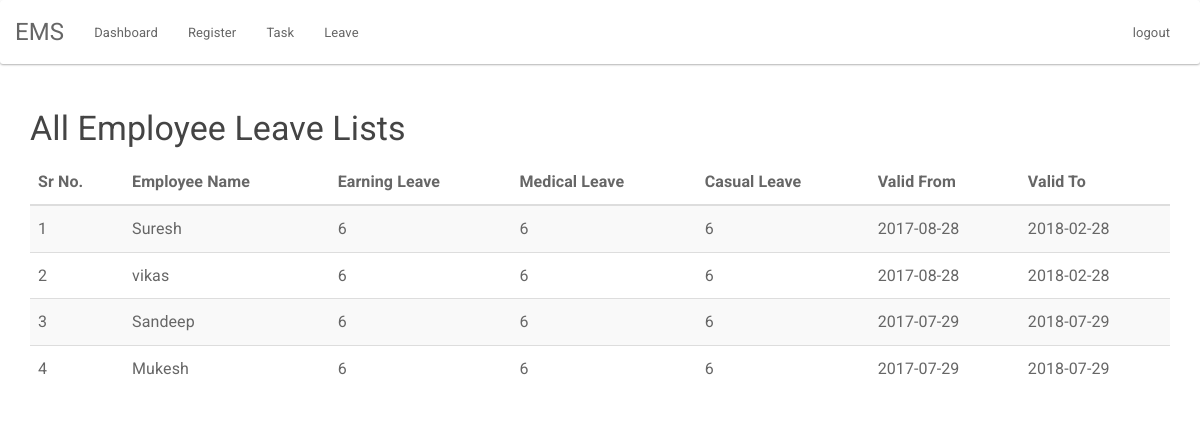
/admin/all-leave.php (signed in), run on the app's committed database.
### tables this page shows
CREATE TABLE `assign_leave` (
  `id` int(255) NOT NULL,
  `v_from` date NOT NULL,
  `v_to` date NOT NULL,
  `e_leave` varchar(1000) NOT NULL,
  `m_leave` varchar(1000) NOT NULL,
  `c_leave` varchar(1000) NOT NULL,
  `assign_to` int(255) NOT NULL,
  `assign_by` varchar(1000) NOT NULL,
  `modified_date` timestamp NOT NULL DEFAULT CURRENT_TIMESTAMP ON UPDATE CURRENT_TIMESTAMP
);

CREATE TABLE `users` (
  `user_id` int(255) NOT NULL,
  `name` varchar(1000) NOT NULL,
  `email` varchar(1000) NOT NULL,
  `password` varchar(1000) NOT NULL,
  `department` varchar(1000) NOT NULL,
  `role` varchar(100) NOT NULL,
  `created_on` timestamp NOT NULL DEFAULT CURRENT_TIMESTAMP ON UPDATE CURRENT_TIMESTAMP
);

### admin/all-leave.php (the view, shortened to what this page needs)
<?php include "../auth/auth.php";?>
<html>
<head>
<link rel="stylesheet" href="../css/style.css">
</head>
<body>
<?php include "header.php";?>
<div class="container">
<h3>All Employee Leave Lists</h3>
<table class="table table-striped table-hover ">
  <thead>
    <tr>
      <th>Sr No.</th>
      <th>Employee Name</th>
	        <th>Earning Leave</th>
	   <th>Medical Leave</th>
	     <th>Casual Leave</th>
		   <th>Valid From</th>
		    <th>Valid To</th>
    </tr>
  </thead>
  <tbody>
  <?php
  $i=1;
  $query="Select * from `assign_leave` t1 join `users` t2 on t1.assign_to=t2.user_id";
	$res=mysqli_query($conn, $query);
	$count=mysqli_num_rows($res);
	if($count>0)
	{
	while($row=mysqli_fetch_array($res))
	{
  ?>
    <tr>
      <td><?php echo $i; ?></td>
      <td><?php echo $row['name']; ?></td>
      <td><?php echo $row['e_leave'];?></td>
	  <td><?php echo $row['m_leave'];?></td>
	    <td><?php echo $row['c_leave'];?> </td>
		  <td><?php echo $row['v_from'];?></td>
		    <td><?php echo $row['v_to'];?></td>
    </tr>
	<?php $i++;}}else{
		 echo "No record Found!";
	} ?>
  </tbody>
</table>
</div>
</body>
</html>

### admin/header.php (shortened to what this page needs)
<header>
<nav class="navbar navbar-default">
  <div class="container-fluid">
    <div class="navbar-header">
      <a class="navbar-brand" href="#">EMS</a>
    </div>
    <div class="collapse navbar-collapse" id="bs-example-navbar-collapse-1">
      <ul class="nav navbar-nav">
            <li><a href="dashboard.php">Dashboard</a></li>
        <li><a href="register.php">Register</a></li>
       <li><a href="task.php">Task</a></li>
	   <li><a href="assign-leave.php">Leave</a></li>
      </ul>
      <ul class="nav navbar-nav navbar-right">
        <li><a href="logout.php">logout</a></li>
      </ul>
    </div>
  </div>
</nav>
</header>

### data on the page
assign_leave: users.name "Suresh", e_leave "6", m_leave "6", c_leave "6", v_from "2017-08-28", v_to "2018-02-28"
assign_leave: users.name "vikas", e_leave "6", m_leave "6", c_leave "6", v_from "2017-08-28", v_to "2018-02-28"
assign_leave: users.name "Sandeep", e_leave "6", m_leave "6", c_leave "6", v_from "2017-07-29", v_to "2018-07-29"
assign_leave: users.name "Mukesh", e_leave "6", m_leave "6", c_leave "6", v_from "2017-07-29", v_to "2018-07-29"
